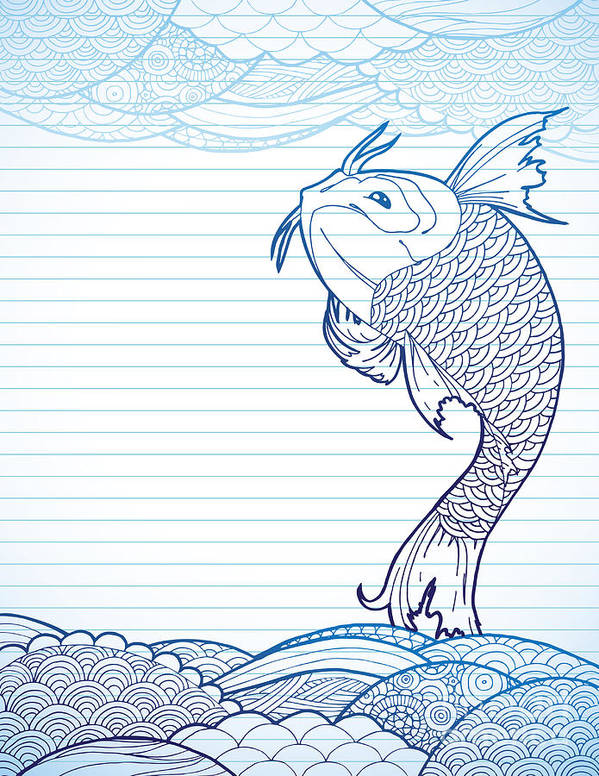
#> input picture classwork/pic/fish.jpg, 599 x 776 px
$ python Classwork4.py
#> lines starting #> are read from the running program, lines starting #| are printed output that depends on the picture
import numpy as np
import cv2 as cv

img = cv.imread('pic/fish.jpg', cv.IMREAD_GRAYSCALE)
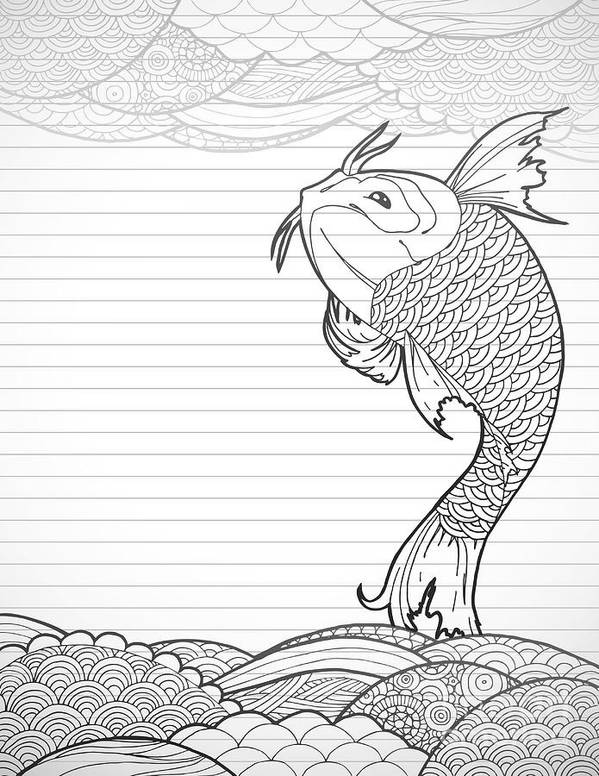
#> img: shape (776, 599); min 0, max 255, mean 226.4

sobel_horizontal = np.array([[-1, -2, -1],
                             [ 0,  0,  0],
                             [ 1,  2,  1]])

sobel_vertical = np.array([[-1,  0,  1],
                           [-2,  0,  2],
                           [-1,  0,  1]])


#----Fourier_filter----------------------------------------------------------------------------------------------
size = (img.shape[0] - sobel_vertical.shape[0], img.shape[1] - sobel_vertical.shape[1])
#> size = (773, 596)
kernel = np.pad(sobel_vertical, (((size[0]+1)//2, size[0]//2), ((size[1]+1)//2, size[1]//2)), 'constant')
kernel = np.fft.ifftshift(kernel)

img = img.astype(np.float32)
imgF = np.fft.fft2(img)
filF = np.fft.fft2(kernel)


#----Dot Product-------------------------------------------------------------------------------------------------
print(img.shape)
#| (776, 599)
dot = imgF * filF
dotInv = np.fft.ifft2(dot)
dotReal = np.real(dotInv)
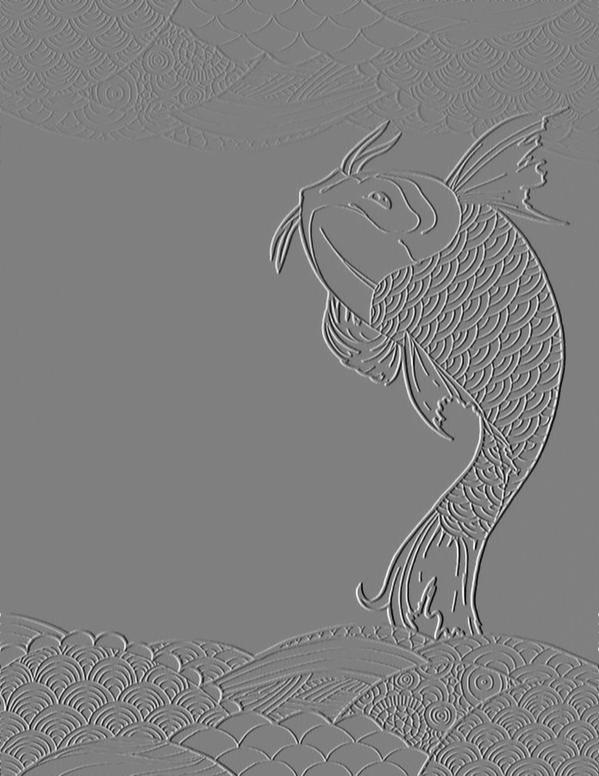
#> dotReal: shape (776, 599) float64; min -1018, max 1014, mean 0; drawn with min black and max white


#----Result-------------------------------------------------------------------------------------------------------
#ANSWER1  SPATIAL
imgMag = cv.Sobel(img, cv.CV_64F, 1, 0, ksize=3)  #(0,1) (1,0)  is for vertical and horizontal
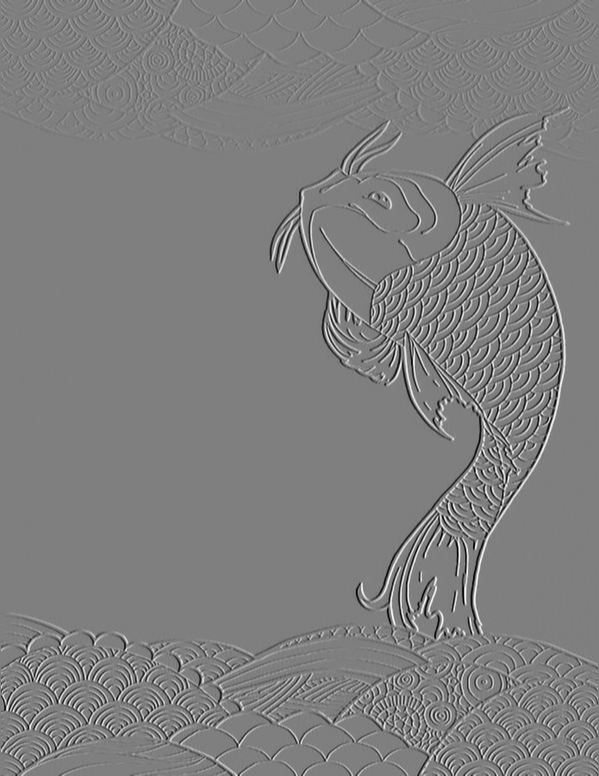
#> imgMag: shape (776, 599) float64; min -1014, max 1018, mean 0; drawn with min black and max white
imgMag = cv.normalize(imgMag, None, 0, 255, cv.NORM_MINMAX, cv.CV_8U)
cv.imwrite("picout/CW4_1sobel.png",imgMag)

#ANSWER2  FOURIER
dotInv = cv.normalize(dotReal, None, 0, 255, cv.NORM_MINMAX, cv.CV_8U)
cv.imwrite('picout/CW4_2soble.png', dotInv)
